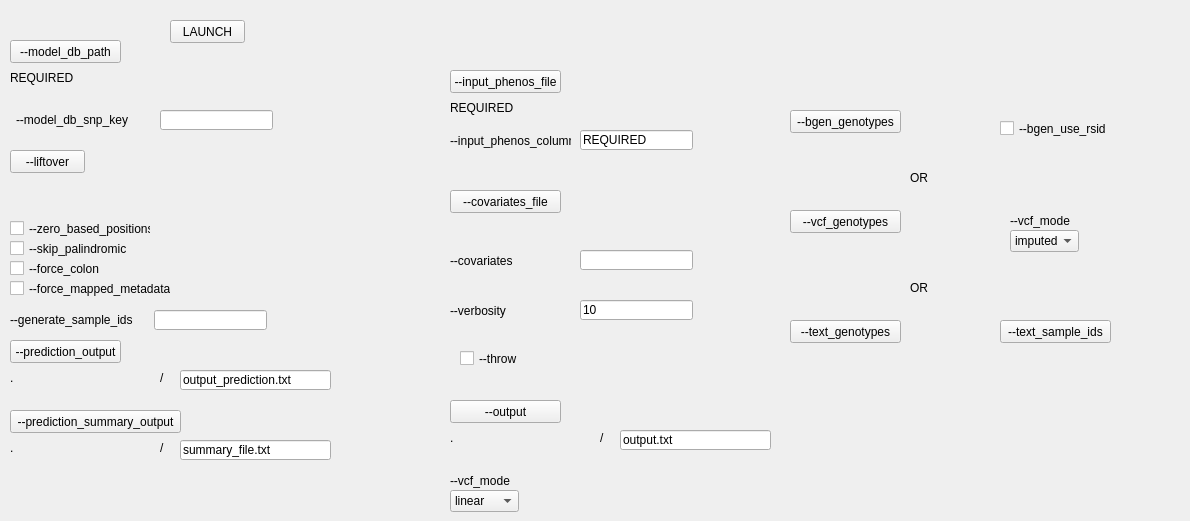
      <widget class="QWidget" name="tab_4">
       <attribute name="title">
        <string>PrediXcan</string>
       </attribute>
       <widget class="QPushButton" name="MPXDBPATH">
        <property name="geometry">
         <rect>
          <x>10</x>
          <y>40</y>
          <width>111</width>
          <height>23</height>
         </rect>
        </property>
        <property name="text">
         <string>--model_db_path</string>
        </property>
       </widget>
       <widget class="QLabel" name="MPXDBPATHLABEL">
        <property name="geometry">
         <rect>
          <x>10</x>
          <y>70</y>
          <width>181</width>
          <height>16</height>
         </rect>
        </property>
        <property name="text">
         <string>REQUIRED</string>
        </property>
       </widget>
       <widget class="QPushButton" name="MPXLIFT">
        <property name="geometry">
         <rect>
          <x>10</x>
          <y>150</y>
          <width>75</width>
          <height>23</height>
         </rect>
        </property>
        <property name="text">
         <string>--liftover</string>
        </property>
       </widget>
       <widget class="QLabel" name="MPXLIFTLABEL">
        <property name="geometry">
         <rect>
          <x>10</x>
          <y>180</y>
          <width>181</width>
          <height>16</height>
         </rect>
        </property>
        <property name="text">
         <string/>
        </property>
       </widget>
       <widget class="QCheckBox" name="MPXZEROPOS">
        <property name="geometry">
         <rect>
          <x>10</x>
          <y>220</y>
          <width>141</width>
          <height>17</height>
         </rect>
        </property>
        <property name="text">
         <string>--zero_based_positions</string>
        </property>
       </widget>
       <widget class="QCheckBox" name="MPXSKIP">
        <property name="geometry">
         <rect>
          <x>10</x>
          <y>240</y>
          <width>141</width>
          <height>17</height>
         </rect>
        </property>
        <property name="text">
         <string>--skip_palindromic</string>
        </property>
       </widget>
       <widget class="QCheckBox" name="MPXMAPPED">
        <property name="geometry">
         <rect>
          <x>10</x>
          <y>280</y>
          <width>161</width>
          <height>17</height>
         </rect>
        </property>
        <property name="text">
         <string>--force_mapped_metadata</string>
        </property>
       </widget>
       <widget class="QLabel" name="label_40">
        <property name="geometry">
         <rect>
          <x>450</x>
          <y>300</y>
          <width>81</width>
          <height>21</height>
         </rect>
        </property>
        <property name="text">
         <string>--verbosity	</string>
        </property>
       </widget>
       <widget class="QLineEdit" name="MPXDBKEY">
        <property name="geometry">
         <rect>
          <x>160</x>
          <y>110</y>
          <width>113</width>
          <height>20</height>
         </rect>
        </property>
        <property name="text">
         <string/>
        </property>
       </widget>
       <widget class="QLabel" name="label_11">
        <property name="geometry">
         <rect>
          <x>16</x>
          <y>110</y>
          <width>131</width>
          <height>20</height>
         </rect>
        </property>
        <property name="text">
         <string>--model_db_snp_key</string>
        </property>
       </widget>
       <widget class="QCheckBox" name="MPXCOLON">
        <property name="geometry">
         <rect>
          <x>10</x>
          <y>260</y>
          <width>141</width>
          <height>17</height>
         </rect>
        </property>
        <property name="text">
         <string>--force_colon</string>
        </property>
       </widget>
       <widget class="QCheckBox" name="MPXBGENRSID">
        <property name="geometry">
         <rect>
          <x>1000</x>
          <y>120</y>
          <width>181</width>
          <height>17</height>
         </rect>
        </property>
        <property name="text">
         <string>--bgen_use_rsid</string>
        </property>
       </widget>
       <widget class="QComboBox" name="MPXVCFMODE">
        <property name="geometry">
         <rect>
          <x>1010</x>
          <y>230</y>
          <width>69</width>
          <height>22</height>
         </rect>
        </property>
        <item>
         <property name="text">
          <string>imputed</string>
         </property>
        </item>
        <item>
         <property name="text">
          <string>genotyped</string>
         </property>
        </item>
       </widget>
       <widget class="QLabel" name="label_42">
        <property name="geometry">
         <rect>
          <x>1010</x>
          <y>210</y>
          <width>81</width>
          <height>21</height>
         </rect>
        </property>
        <property name="text">
         <string>--vcf_mode</string>
        </property>
       </widget>
       <widget class="QPushButton" name="MPXBGEN">
        <property name="geometry">
         <rect>
          <x>790</x>
          <y>110</y>
          <width>111</width>
          <height>23</height>
         </rect>
        </property>
        <property name="text">
         <string>--bgen_genotypes</string>
        </property>
       </widget>
       <widget class="QLabel" name="MPXBGENLABEL">
        <property name="geometry">
         <rect>
          <x>790</x>
          <y>140</y>
          <width>181</width>
          <height>16</height>
         </rect>
        </property>
        <property name="text">
         <string/>
        </property>
       </widget>
       <widget class="QPushButton" name="MPXVCF">
        <property name="geometry">
         <rect>
          <x>790</x>
          <y>210</y>
          <width>111</width>
          <height>23</height>
         </rect>
        </property>
        <property name="text">
         <string>--vcf_genotypes</string>
        </property>
       </widget>
       <widget class="QLabel" name="MPXVCFLABEL">
        <property name="geometry">
         <rect>
          <x>790</x>
          <y>240</y>
          <width>181</width>
          <height>16</height>
         </rect>
        </property>
        <property name="text">
         <string/>
        </property>
       </widget>
       <widget class="QLineEdit" name="MPXVER">
        <property name="geometry">
         <rect>
          <x>580</x>
          <y>300</y>
          <width>113</width>
          <height>20</height>
         </rect>
        </property>
        <property name="text">
         <string>10</string>
        </property>
       </widget>
       <widget class="QPushButton" name="MPXTXT">
        <property name="geometry">
         <rect>
          <x>790</x>
          <y>320</y>
          <width>111</width>
          <height>23</height>
         </rect>
        </property>
        <property name="text">
         <string>--text_genotypes</string>
        </property>
       </widget>
       <widget class="QLabel" name="MPXTXTLABEL">
        <property name="geometry">
         <rect>
          <x>790</x>
          <y>350</y>
          <width>181</width>
          <height>16</height>
         </rect>
        </property>
        <property name="text">
         <string/>
        </property>
       </widget>
       <widget class="QLabel" name="MPXTXTIDLABEL">
        <property name="geometry">
         <rect>
          <x>1000</x>
          <y>350</y>
          <width>181</width>
          <height>16</height>
         </rect>
        </property>
        <property name="text">
         <string/>
        </property>
       </widget>
       <widget class="QPushButton" name="MPXTXTID">
        <property name="geometry">
         <rect>
          <x>1000</x>
          <y>320</y>
          <width>111</width>
          <height>23</height>
         </rect>
        </property>
        <property name="text">
         <string>--text_sample_ids</string>
        </property>
       </widget>
       <widget class="QLineEdit" name="MPXGENERATE">
        <property name="geometry">
         <rect>
          <x>154</x>
          <y>310</y>
          <width>113</width>
          <height>20</height>
         </rect>
        </property>
        <property name="text">
         <string/>
        </property>
       </widget>
       <widget class="QLabel" name="label_64">
        <property name="geometry">
         <rect>
          <x>10</x>
          <y>310</y>
          <width>131</width>
          <height>20</height>
         </rect>
        </property>
        <property name="text">
         <string>--generate_sample_ids</string>
        </property>
       </widget>
       <widget class="QPushButton" name="MPXPREDOUT">
        <property name="geometry">
         <rect>
          <x>10</x>
          <y>340</y>
          <width>111</width>
          <height>23</height>
         </rect>
        </property>
        <property name="text">
         <string>--prediction_output</string>
        </property>
       </widget>
       <widget class="QLineEdit" name="MPXPREDOUTFILE">
        <property name="geometry">
         <rect>
          <x>180</x>
          <y>370</y>
          <width>151</width>
          <height>20</height>
         </rect>
        </property>
        <property name="text">
         <string>output_prediction.txt</string>
        </property>
       </widget>
       <widget class="QLabel" name="MPXPREDOUTLABEL">
        <property name="geometry">
         <rect>
          <x>10</x>
          <y>370</y>
          <width>181</width>
          <height>16</height>
         </rect>
        </property>
        <property name="text">
         <string>.</string>
        </property>
       </widget>
       <widget class="QPushButton" name="MPXSUMOUT">
        <property name="geometry">
         <rect>
          <x>10</x>
          <y>410</y>
          <width>171</width>
          <height>23</height>
         </rect>
        </property>
        <property name="text">
         <string>--prediction_summary_output</string>
        </property>
       </widget>
       <widget class="QLineEdit" name="MPXSUMOUTFILE">
        <property name="geometry">
         <rect>
          <x>180</x>
          <y>440</y>
          <width>151</width>
          <height>20</height>
         </rect>
        </property>
        <property name="text">
         <string>summary_file.txt</string>
        </property>
       </widget>
       <widget class="QLabel" name="MPXSUMOUTLABEL">
        <property name="geometry">
         <rect>
          <x>10</x>
          <y>440</y>
          <width>181</width>
          <height>16</height>
         </rect>
        </property>
        <property name="text">
         <string>.</string>
        </property>
       </widget>
       <widget class="QLabel" name="MPXPHENLABEL">
        <property name="geometry">
         <rect>
          <x>450</x>
          <y>100</y>
          <width>181</width>
          <height>16</height>
         </rect>
        </property>
        <property name="text">
         <string>REQUIRED</string>
        </property>
       </widget>
       <widget class="QPushButton" name="MPXPHEN">
        <property name="geometry">
         <rect>
          <x>450</x>
          <y>70</y>
          <width>111</width>
          <height>23</height>
         </rect>
        </property>
        <property name="text">
         <string>--input_phenos_file</string>
        </property>
       </widget>
       <widget class="QLineEdit" name="MPXPHENCOL">
        <property name="geometry">
         <rect>
          <x>580</x>
          <y>130</y>
          <width>113</width>
          <height>20</height>
         </rect>
        </property>
        <property name="text">
         <string>REQUIRED</string>
        </property>
       </widget>
       <widget class="QLabel" name="MPXPHENOSCOL">
        <property name="geometry">
         <rect>
          <x>450</x>
          <y>130</y>
          <width>121</width>
          <height>21</height>
         </rect>
        </property>
        <property name="text">
         <string>--input_phenos_column</string>
        </property>
       </widget>
       <widget class="QPushButton" name="MPXCOV">
        <property name="geometry">
         <rect>
          <x>450</x>
          <y>190</y>
          <width>111</width>
          <height>23</height>
         </rect>
        </property>
        <property name="text">
         <string>--covariates_file</string>
        </property>
       </widget>
       <widget class="QLabel" name="label_44">
        <property name="geometry">
         <rect>
          <x>450</x>
          <y>250</y>
          <width>121</width>
          <height>21</height>
         </rect>
        </property>
        <property name="text">
         <string>--covariates</string>
        </property>
       </widget>
       <widget class="QLabel" name="MPXCOVLABEL">
        <property name="geometry">
         <rect>
          <x>450</x>
          <y>220</y>
          <width>181</width>
          <height>16</height>
         </rect>
        </property>
        <property name="text">
         <string/>
        </property>
       </widget>
       <widget class="QLineEdit" name="MPXCOVAR">
        <property name="geometry">
         <rect>
          <x>580</x>
          <y>250</y>
          <width>113</width>
          <height>20</height>
         </rect>
        </property>
        <property name="text">
         <string/>
        </property>
       </widget>
       <widget class="QCheckBox" name="MPXTHROW">
        <property name="geometry">
         <rect>
          <x>460</x>
          <y>350</y>
          <width>141</width>
          <height>17</height>
         </rect>
        </property>
        <property name="text">
         <string>--throw</string>
        </property>
       </widget>
       <widget class="QLabel" name="FPPINPUTLABEL_57">
        <property name="geometry">
         <rect>
          <x>910</x>
          <y>170</y>
          <width>181</width>
          <height>16</height>
         </rect>
        </property>
        <property name="text">
         <string>OR</string>
        </property>
       </widget>
       <widget class="QLabel" name="FPPINPUTLABEL_58">
        <property name="geometry">
         <rect>
          <x>910</x>
          <y>280</y>
          <width>181</width>
          <height>16</height>
         </rect>
        </property>
        <property name="text">
         <string>OR</string>
        </property>
       </widget>
       <widget class="QPushButton" name="MPXOUT">
        <property name="geometry">
         <rect>
          <x>450</x>
          <y>400</y>
          <width>111</width>
          <height>23</height>
         </rect>
        </property>
        <property name="text">
         <string>--output</string>
        </property>
       </widget>
       <widget class="QLineEdit" name="MPXOUTFILE">
        <property name="geometry">
         <rect>
          <x>620</x>
          <y>430</y>
          <width>151</width>
          <height>20</height>
         </rect>
        </property>
        <property name="text">
         <string>output.txt</string>
        </property>
       </widget>
       <widget class="QLabel" name="MPXOUTLABEL">
        <property name="geometry">
         <rect>
          <x>450</x>
          <y>430</y>
          <width>181</width>
          <height>16</height>
         </rect>
        </property>
        <property name="text">
         <string>.</string>
        </property>
       </widget>
       <widget class="QComboBox" name="MPXMODE">
        <property name="geometry">
         <rect>
          <x>450</x>
          <y>490</y>
          <width>69</width>
          <height>22</height>
         </rect>
        </property>
        <item>
         <property name="text">
          <string>linear</string>
         </property>
        </item>
        <item>
         <property name="text">
          <string>logistic</string>
         </property>
        </item>
       </widget>
       <widget class="QLabel" name="label_192">
        <property name="geometry">
         <rect>
          <x>450</x>
          <y>470</y>
          <width>81</width>
          <height>21</height>
         </rect>
        </property>
        <property name="text">
         <string>--vcf_mode</string>
        </property>
       </widget>
       <widget class="QLabel" name="MPXPHENLABEL_11">
        <property name="geometry">
         <rect>
          <x>160</x>
          <y>370</y>
          <width>16</width>
          <height>16</height>
         </rect>
        </property>
        <property name="text">
         <string>/</string>
        </property>
       </widget>
       <widget class="QLabel" name="MPXPHENLABEL_12">
        <property name="geometry">
         <rect>
          <x>160</x>
          <y>440</y>
          <width>16</width>
          <height>16</height>
         </rect>
        </property>
        <property name="text">
         <string>/</string>
        </property>
       </widget>
       <widget class="QLabel" name="MPXPHENLABEL_13">
        <property name="geometry">
         <rect>
          <x>600</x>
          <y>430</y>
          <width>16</width>
          <height>16</height>
         </rect>
        </property>
        <property name="text">
         <string>/</string>
        </property>
       </widget>
       <widget class="QPushButton" name="MPXLAUNCH">
        <property name="geometry">
         <rect>
          <x>170</x>
          <y>20</y>
          <width>75</width>
          <height>23</height>
         </rect>
        </property>
        <property name="text">
         <string>LAUNCH</string>
        </property>
       </widget>
      </widget>
